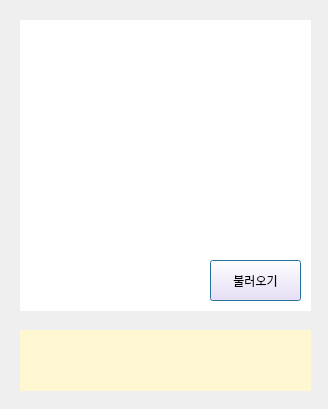
<?xml version="1.0" encoding="UTF-8"?>
<ui version="4.0">
 <class>Dialog</class>
 <widget class="QDialog" name="Dialog">
  <property name="geometry">
   <rect>
    <x>0</x>
    <y>0</y>
    <width>328</width>
    <height>409</height>
   </rect>
  </property>
  <property name="windowTitle">
   <string>표지판을 알려줘</string>
  </property>
  <widget class="QPushButton" name="pushButton">
   <property name="geometry">
    <rect>
     <x>210</x>
     <y>260</y>
     <width>91</width>
     <height>41</height>
    </rect>
   </property>
   <property name="styleSheet">
    <string notr="true">font: 9pt &quot;나눔고딕&quot;;
background-color: rgb(255, 228, 255);</string>
   </property>
   <property name="text">
    <string>불러오기</string>
   </property>
   <property name="autoDefault">
    <bool>true</bool>
   </property>
  </widget>
  <widget class="QLabel" name="label">
   <property name="geometry">
    <rect>
     <x>20</x>
     <y>20</y>
     <width>291</width>
     <height>291</height>
    </rect>
   </property>
   <property name="autoFillBackground">
    <bool>false</bool>
   </property>
   <property name="styleSheet">
    <string notr="true">background-color: rgb(255, 255, 255);</string>
   </property>
   <property name="text">
    <string/>
   </property>
  </widget>
  <widget class="QLabel" name="label_2">
   <property name="geometry">
    <rect>
     <x>20</x>
     <y>330</y>
     <width>291</width>
     <height>61</height>
    </rect>
   </property>
   <property name="styleSheet">
    <string notr="true">font: 10pt &quot;Ink Free&quot;;
background-color: rgb(255, 246, 210);</string>
   </property>
   <property name="text">
    <string/>
   </property>
   <property name="alignment">
    <set>Qt::AlignCenter</set>
   </property>
  </widget>
  <zorder>label</zorder>
  <zorder>pushButton</zorder>
  <zorder>label_2</zorder>
 </widget>
 <resources/>
 <connections/>
</ui>
